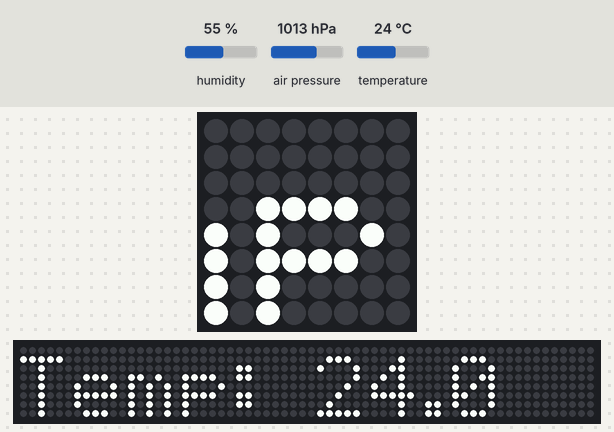
Simulated run of this program. Board: Raspberry Pi (BCM pin numbers) with a Sense HAT. Parts: the Sense HAT's 8×8 RGB LED matrix, a strip that is not on the board, showing the scrolling text unrolled. The test bench sets the inputs (shaded band); at power-on: humidity 55 %, temperature 24 °C, air pressure 1013 hPa. The 64×8 strip is a reading aid, not a part: it shows the text the matrix is scrolling, unrolled, one strip-width of it at a time.

Above: at 1.25 s.
1.3 s: humidity set to 22 %
4.8 s: temperature set to 12 °C
At 6.73 s:
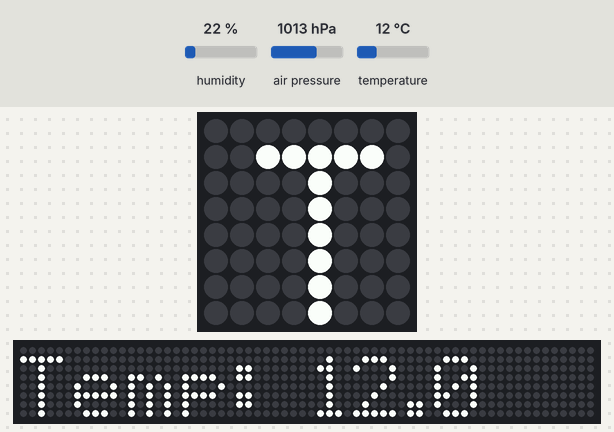
8.3 s: humidity set to 40 %
At 15.96 s:
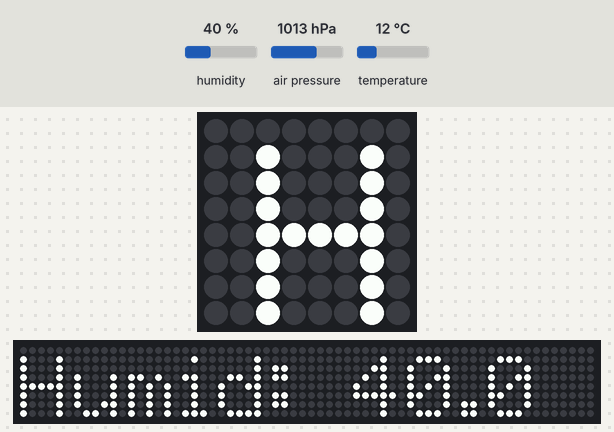
17.4 s: temperature set to 19 °C
At 19.32 s:
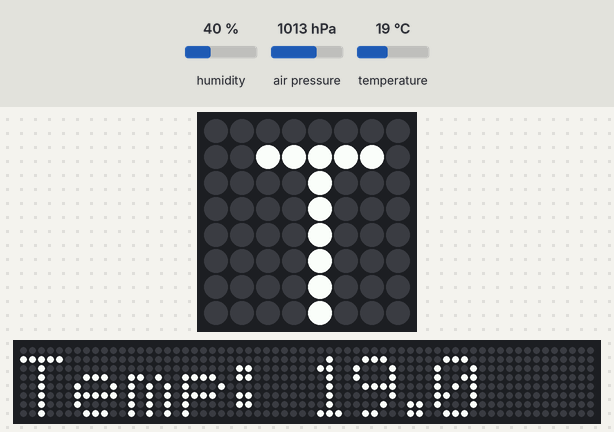

The program:

EnvironmentSensor.py
```python
from sense_hat import SenseHat

sense = SenseHat()
try:
    while True:
        t = sense.get_temperature()
        t2 = sense.get_temperature_from_pressure()
        p = sense.get_pressure()
        h = sense.get_humidity()

        t = round(t,1)
        t2 = round(t2,1)
        p = round(p,1)
        h = round(h,1)

        final_t = round((t+t2)/2,1)

        msg = "Temp: " + str(final_t) + " Humid: " + str(h)
        sense.show_message(msg, scroll_speed=0.05)
except KeyboardInterrupt:
    print('Application Terminated.')
    sense.clear()
```
